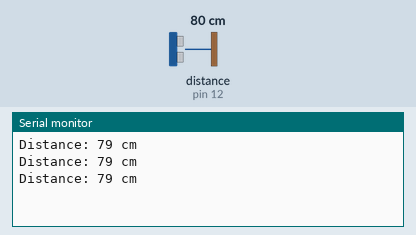
Simulated run of this sketch. Board: Arduino Uno, built with avr-gcc and run on an emulated ATmega328P. On the bench: the last lines printed to the serial monitor. Wiring (inferred from the names in the program): ultrasonic range finder: trigger pin 13; echo pin 12. Inputs (shaded band) come from the test bench; at power-on: distance to the obstacle (sensor on pin 12) 80 cm. The echo pulse lasts 58.3 µs per cm.

Above: at 1.3 s.
1.4 s: distance to the obstacle (sensor on pin 12) set to 2 cm
At 1.9 s:
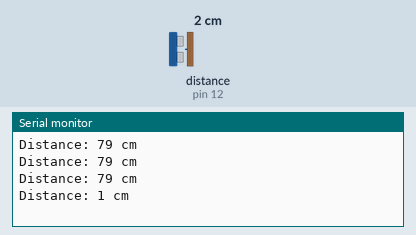
2.9 s: distance to the obstacle (sensor on pin 12) set to 4 cm
At 3.4 s:
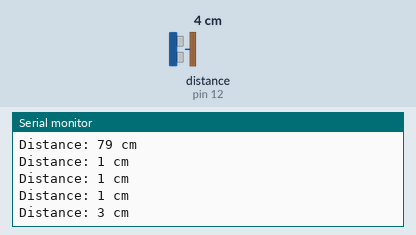
Timing chart, 0 to 5.9 s (numbered marks = the images above; inputs shaded):
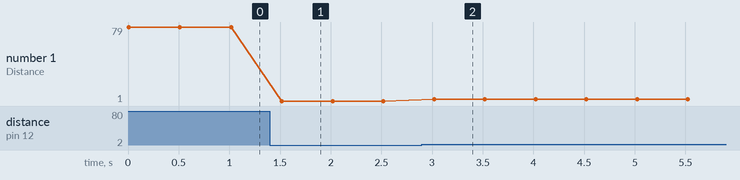

Measured:
- after the input at 1.4 s, the serial monitor: prints a new line after 0.12 s (image 1)
- after the input at 2.9 s, the serial monitor: prints a new line after 0.12 s (image 2)
- plotted number 1: 79 → 1 after the input at 1.4 s, 1 → 3 after the input at 2.9 s

The sketch:

Proximity.ino
```cpp
#include "PROXIMITY.h"

// //  PINS //
// //Proximity
// #define trig_pin 47
// #define echo_pin 46

const int trigPin = 13;
const int echoPin = 12;

PROXIMITY proximity(trigPin, echoPin);

void setup() {
  // put your setup code here, to run once:
  // Serial.begin(9600);

}

void loop() {
  // put your main code here, to run repeatedly:
  proximity.get_distance();
}
```

PROXIMITY.cpp
```cpp
#include "PROXIMITY.h"
#include "Arduino.h"

PROXIMITY::PROXIMITY(int trigPin, int echoPin){
  trig = trigPin;
  echo = echoPin;

  pinMode(trig, OUTPUT);
  pinMode(echo, INPUT);
  thresholdDistance = 10;
}
// methods or function needs to update
void PROXIMITY::get_distance(){
  Serial.begin(9600);
  digitalWrite(trig, LOW);
  delayMicroseconds(2);
  digitalWrite(trig, HIGH);
  delayMicroseconds(10);
  digitalWrite(trig, LOW);

  // Measure the time it takes for the pulse to return to the echoPin
  long duration = pulseIn(echo, HIGH);

  // Calculate the distance in centimeters
  long distance = duration * 0.0344 / 2;

  // Print the distance to the serial monitor
  Serial.print("Distance: ");
  Serial.print(distance);
  Serial.println(" cm");


  // Wait a bit before the next measurement
  delay(500);
}
```

PROXIMITY.h
```cpp
#ifndef PROXIMITY_H
#define PROXIMITY_H

class PROXIMITY {
  private:
    int trig;
    int echo;
    int thresholdDistance;

  public:
    PROXIMITY(int trigPin, int echoPin);

    void get_distance();
};
#endif
```
